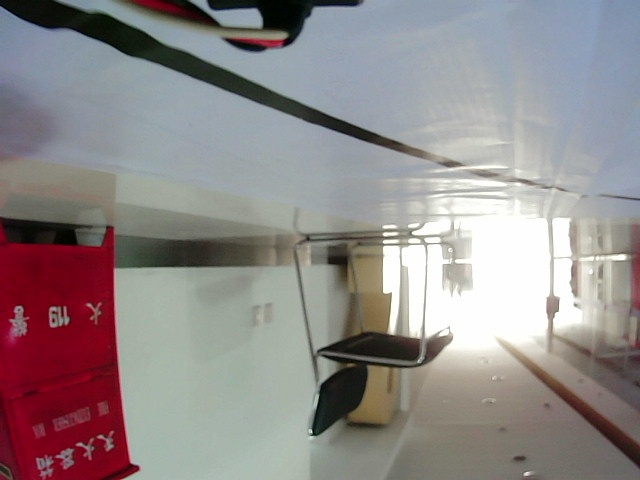
#> input picture ImageProcess/left.jpg, 640 x 480 px
$ python -i park.py   (imports and definitions only)   (older library calls are emulated)
#> lines starting #> are read from the running program, lines starting #| are printed output that depends on the picture; after the words box and inside, x2 and y2 are one past the last pixel; in counts of white or black regions, pixels touching at a corner belong together
#> further down, picture is the input picture: shape (480, 640, 3); mean B, G, R 137.9, 137.8, 145
# -*- coding: utf-8 -*-
"""
Created on Sun May 13 21:36:20 2018

@author: cxs
"""

import cv2
import numpy as np
import math

class Getlen:
    # [5 lines left out: function __init__, not called in this run]
    #定义得到直线长度的函数
    def getlen(self):
        return self.len

def detectGarage(img):
  try:
    frame = cv2.blur(img,(7,7))
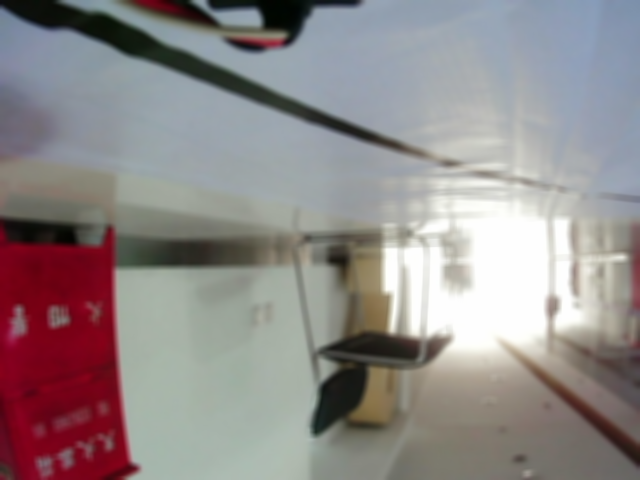
#> frame: shape (480, 640, 3); mean B, G, R 138, 137.8, 145

    lower_blue = np.array([70,0,0])
    upper_blue = np.array([135,255,160])
    hsv = cv2.cvtColor(frame,cv2.COLOR_BGR2HSV)
#> hsv: shape (480, 640, 3); mean H, S, V 72.2, 49.4, 153.4
    lot = cv2.inRange(hsv, lower_blue, upper_blue)
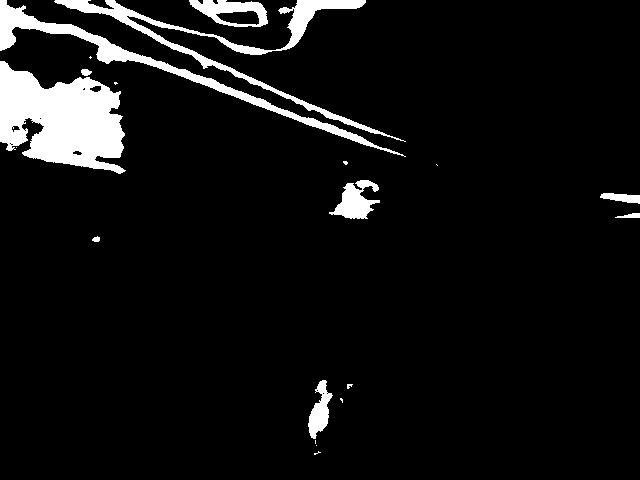
#> lot: shape (480, 640); 6.9% white; 20 white regions (10 under 20 px), largest, box (x1, y1, x2, y2) and area: (0, 61, 126, 174) 9292, (54, 0, 406, 142) 4319, (0, 0, 406, 157) 4110
    kernel = np.ones((10,10),np.uint8)

    for _ in range(3):
        lot = cv2.erode(lot,kernel,iterations = 1)
        lot = cv2.dilate(lot,kernel,iterations = 1)
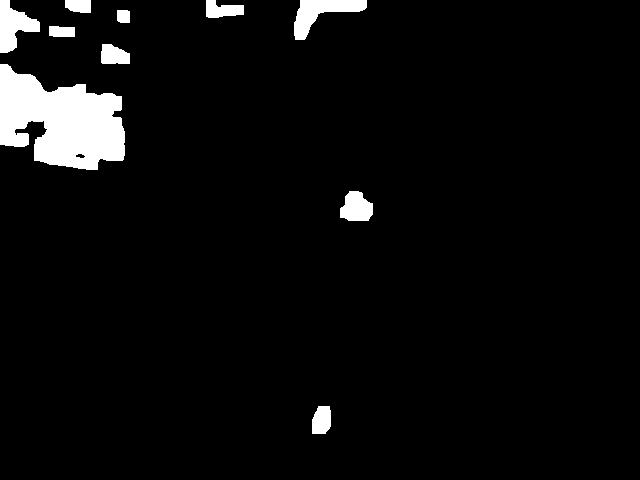
#> lot: shape (480, 640); 4.6% white; 10 white regions, largest, box (x1, y1, x2, y2) and area: (0, 64, 125, 170) 8841, (294, 0, 367, 40) 1283, (0, 0, 40, 53) 1153

    for _ in range(3):
        lot = cv2.dilate(lot,kernel,iterations = 1)
        lot = cv2.erode(lot,kernel,iterations = 1)
#> this loop made 3 passes
#> pass 1, in detectGarage, `lot = cv2.dilate(lot,kernel,iterations = 1)`:
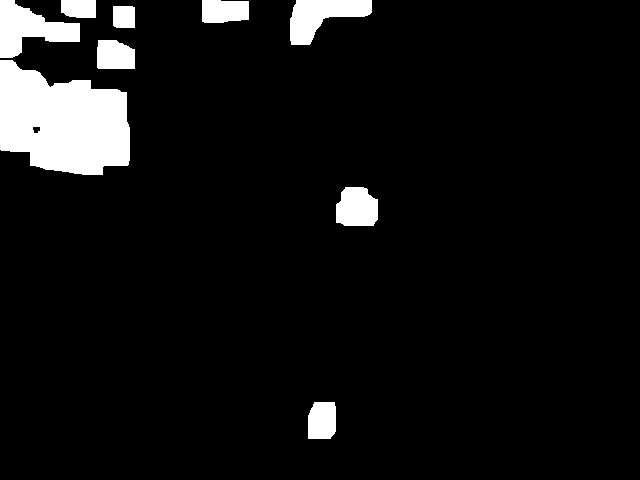
#> lot: shape (480, 640); 6.9% white; 9 white regions, largest, box (x1, y1, x2, y2) and area: (0, 60, 130, 175) 11151, (0, 0, 80, 58) 2463, (290, 0, 372, 45) 2077
#> pass 1, in detectGarage, `lot = cv2.erode(lot,kernel,iterations = 1)`:
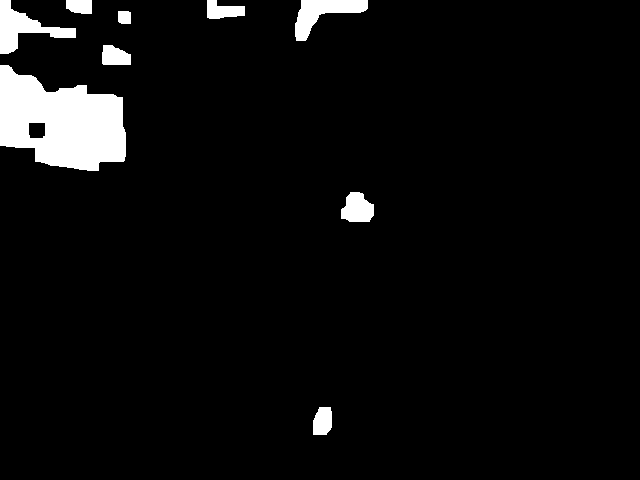
#> lot: shape (480, 640); 4.8% white; 9 white regions, largest, box (x1, y1, x2, y2) and area: (0, 65, 126, 171) 9171, (0, 0, 76, 54) 1557, (295, 0, 368, 41) 1350
#> pass 2, in detectGarage, `lot = cv2.erode(lot,kernel,iterations = 1)`:
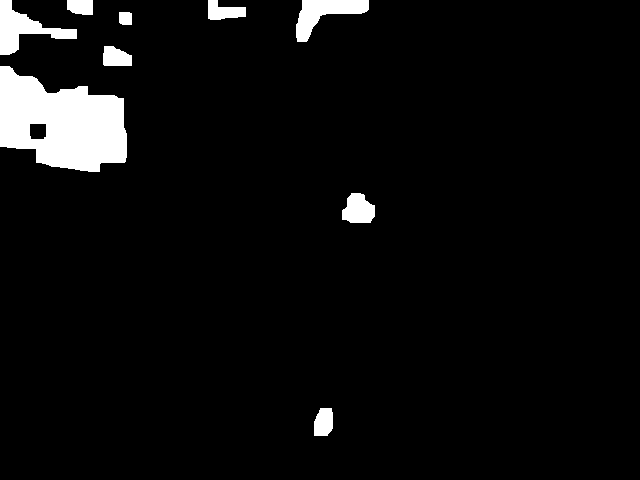
#> lot: shape (480, 640); 4.9% white; 9 white regions, largest, box (x1, y1, x2, y2) and area: (0, 66, 127, 172) 9252, (0, 0, 77, 55) 1623, (296, 0, 369, 42) 1417
#> after the loop:
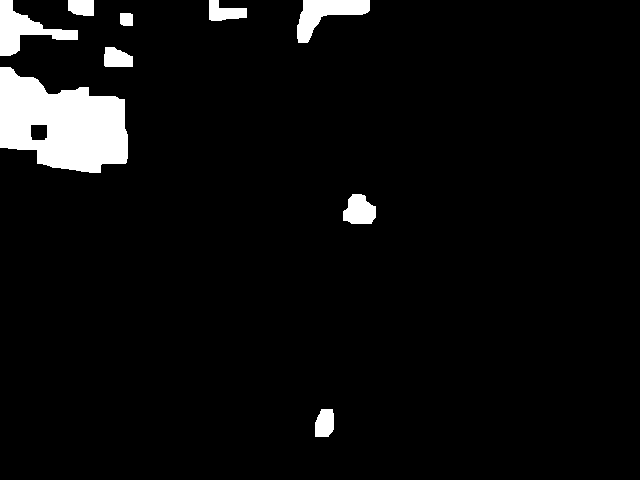
#> lot: shape (480, 640); 5% white; 9 white regions

    out_binary, contours, hierarchy = cv2.findContours(lot,cv2.RETR_TREE,cv2.CHAIN_APPROX_SIMPLE)
#> contours = 10 contours; largest, box (x1, y1, x2, y2) and area: (0, 67, 128, 173) 9351, (0, 0, 78, 56) 1564, (297, 0, 370, 43) 1382, (343, 194, 376, 224) 706, (209, 0, 247, 21) 462
    max_cnt = 0
    max_area = 0
    for cnt in contours:
        if cv2.contourArea(cnt) < 640*480*0.0025 or cv2.contourArea(cnt) > 640*480*0.95:
            contours.remove(cnt)

        if cv2.contourArea(cnt) > max_area:
            max_area = cv2.contourArea(cnt)
            max_cnt = cnt
#> this loop made 3 passes
#> max_area on passes 1 to 2: 422, 9351
#> after the loop, contours = 9 contours; largest, box (x1, y1, x2, y2) and area: (0, 67, 128, 173) 9351, (0, 0, 78, 56) 1564, (297, 0, 370, 43) 1382, (343, 194, 376, 224) 706, (209, 0, 247, 21) 462; max_area = 9351; max_cnt = contour of 80 points, box (x1, y1, x2, y2) (0, 67, 128, 173), area 9351

    #hull=cv2.convexHull(max_cnt)
    epsilon=0.05*cv2.arcLength(max_cnt,True)
    approx=cv2.approxPolyDP(max_cnt,epsilon,True)

    center_line,center=pointsProcess1(approx)
    front_center=pointsProcess2(approx)

    if (abs(center[1]-center_line[1])>=1.0):
        #The angle between the center line of the parking space and the middle line of the picture
        err_angle = math.atan ((-1.0*(center[0]-center_line[0])/(center[1]-center_line[1])))
    else:
        err_angle=0

    sp = lot.shape
    height = sp[0]  # height(rows) of image
    width = sp[1]  # width(colums) of image

    if center[1]<240:
        err_position =(front_center[0] -width/2)/320.0#The vertical distance to the center of the car
        status=1
    else:
        err_position =(center[0] -width/2)/320.0
        status=2
    stopFlagDist = Getlen((width/2 , height),center)
    if(stopFlagDist.getlen() < 70 or center[1]>440):
        stop = True
    else:
        stop = False

    return {'error':False,'stop':stop,'status':status,'err_position':err_position,'err_angle':err_angle}
  except:
    return {'error':True,'stop':True}

#get center of further line and center of the garage
# [37 lines left out: functions pointsProcess1, pointsProcess2, not called in this run]

>>> import cv2
>>> picture = cv2.imread('../ImageProcess/left.jpg')
>>> result = detectGarage(picture)
#> result = {'error': True, 'stop': True}

$ run again, on ImageProcess/straight.jpg
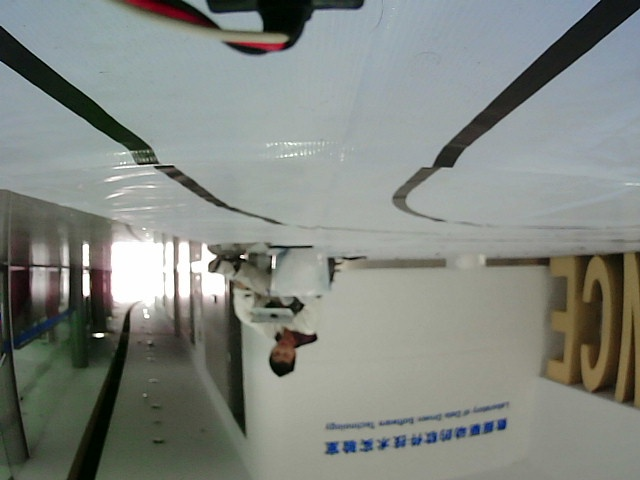
#> input picture ImageProcess/straight.jpg, 640 x 480 px
#> picture is the input picture: shape (480, 640, 3); mean B, G, R 129, 134.9, 130
#> hsv: shape (480, 640, 3); mean H, S, V 60, 34.6, 137.9
#> in detectGarage, `lot = cv2.inRange(hsv, lower_blue, upper_blue)`:
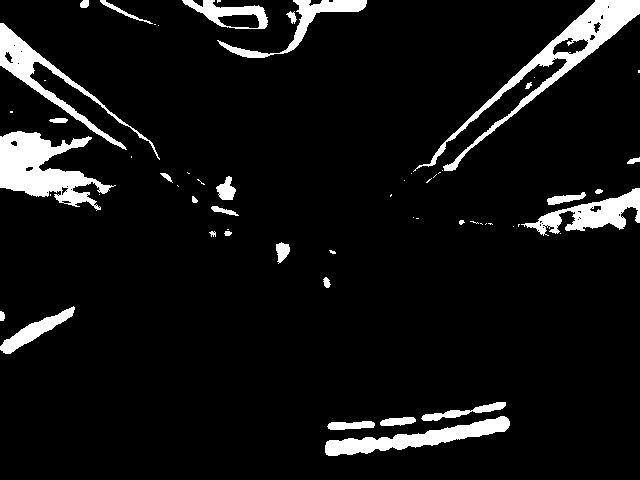
#> lot: shape (480, 640); 7.4% white; 60 white regions (31 under 20 px), largest, box (x1, y1, x2, y2) and area: (413, 0, 640, 172) 4653, (0, 131, 116, 211) 4377, (0, 23, 160, 160) 2672
#> after the loop in detectGarage, `for _ in range(3):`:
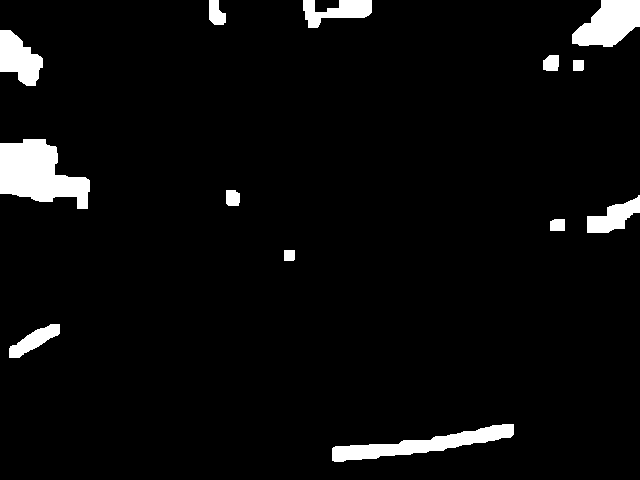
#> lot: shape (480, 640); 4.7% white; 13 white regions
#> contours = 13 contours; largest, box (x1, y1, x2, y2) and area: (0, 139, 90, 209) 3818, (332, 424, 514, 462) 2334, (572, 0, 640, 47) 2100, (0, 30, 43, 86) 1450, (303, 0, 372, 28) 996
#> the loop in detectGarage, `for cnt in contours:` made 2 passes
#> max_area on pass 1: 2334
#> after the loop in detectGarage, `for cnt in contours:`: max_area = 2334; max_cnt = contour of 90 points, box (x1, y1, x2, y2) (332, 424, 514, 462), area 2334
#> result = {'error': True, 'stop': True}
